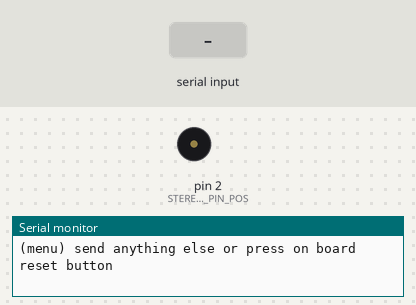
The sketch below on a simulated Arduino Uno, built with avr-gcc and run on an emulated ATmega328P. Parts: buzzer (waves = sounding), the last lines printed to the serial monitor. The test bench sets the inputs (shaded band).

Above: at 1.0 s.
1.1 s: "2" received over Serial
At 1.75 s:
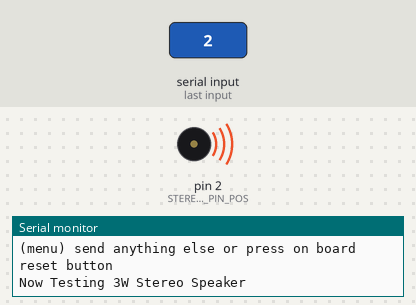
Timing chart, 0 to 10.1 s (numbered marks = the images above; inputs shaded):
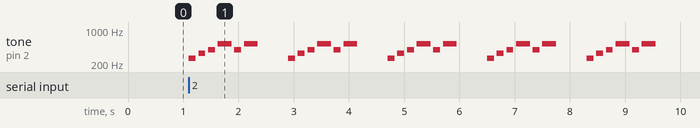

Measured:
- after the input at 1.1 s, tone on pin 2 (STEREOSPEAKER_PIN_POS): silent → 262 Hz at once, then repeats every 1.8 s: silent 0.05 s, 330 Hz 0.13 s, silent 0.05 s, 392 Hz 0.13 s, silent 0.05 s, 523 Hz 0.25 s, silent 0.05 s, 392 Hz 0.13 s, silent 0.05 s, 523 Hz 0.25 s, silent 0.55 s, 262 Hz 0.13 s

The sketch:

mp3.ino
```cpp
// Include Libraries
#include "Arduino.h"
#include "SpeakerStereo3W.h"


// Pin Definitions
#define DFPLAYER_PIN_TX	10
#define DFPLAYER_PIN_RX	11
#define STEREOSPEAKER_PIN_POS	2
#define TMP36_PIN_VOUT	A3


// Global variables and defines
unsigned int StereoSpeakerHoorayLength          = 6;                                                      // amount of notes in melody
unsigned int StereoSpeakerHoorayMelody[]        = {NOTE_C4, NOTE_E4, NOTE_G4, NOTE_C5, NOTE_G4, NOTE_C5}; // list of notes. List length must match HoorayLength!
unsigned int StereoSpeakerHoorayNoteDurations[] = {8      , 8      , 8      , 4      , 8      , 4      }; // note durations; 4 = quarter note, 8 = eighth note, etc. List length must match HoorayLength!
// object initialization
SpeakerStereo3W StereoSpeaker(STEREOSPEAKER_PIN_POS);


// define vars for testing menu
const int timeout = 10000;       //define timeout of 10 sec
char menuOption = 0;
long time0;

// Setup the essentials for your circuit to work. It runs first every time your circuit is powered with electricity.
void setup()
{
    // Setup Serial which is useful for debugging
    // Use the Serial Monitor to view printed messages
    Serial.begin(9600);
    while (!Serial) ; // wait for serial port to connect. Needed for native USB
    Serial.println("start");


    menuOption = menu();

}

// Main logic of your circuit. It defines the interaction between the components you selected. After setup, it runs over and over again, in an eternal loop.
void loop()
{


    if(menuOption == '1')
    {
    // Disclaimer: The DFPlayer - Mini MP3 Player is in testing and/or doesn't have code, therefore it may be buggy. Please be kind and report any bugs you may find.
    }
    else if(menuOption == '2') {
    // 3W Stereo Speaker - Test Code
    // The Speaker will play the Hooray tune
    StereoSpeaker.playMelody(StereoSpeakerHoorayLength, StereoSpeakerHoorayMelody, StereoSpeakerHoorayNoteDurations);
    delay(500);
    }
    else if(menuOption == '3')
    {
    // Disclaimer: The This Analog Temprature Sensor can measure -40 to 150C. It is very percise and doesn't need calibration is in testing and/or doesn't have code, therefore it may be buggy. Please be kind and report any bugs you may find.
    }

    if (millis() - time0 > timeout)
    {
        menuOption = menu();
    }

}


// Menu function for selecting the components to be tested
// Follow serial monitor for instrcutions
char menu()
{

    Serial.println(F("\nWhich component would you like to test?"));
    Serial.println(F("(1) DFPlayer - Mini MP3 Player"));
    Serial.println(F("(2) 3W Stereo Speaker"));
    Serial.println(F("(3) This Analog Temprature Sensor can measure -40 to 150C. It is very percise and doesn't need calibration"));
    Serial.println(F("(menu) send anything else or press on board reset button\n"));
    while (!Serial.available());

    // Read data from serial monitor if received
    while (Serial.available())
    {
        char c = Serial.read();
        if (isAlphaNumeric(c))
        {

            if(c == '1')
    			Serial.println(F("Now Testing DFPlayer - Mini MP3 Player - note that this component doesn't have a test code"));
    		else if(c == '2')
    			Serial.println(F("Now Testing 3W Stereo Speaker"));
    		else if(c == '3')
    			Serial.println(F("Now Testing This Analog Temprature Sensor can measure -40 to 150C. It is very percise and doesn't need calibration - note that this component doesn't have a test code"));
            else
            {
                Serial.println(F("illegal input!"));
                return 0;
            }
            time0 = millis();
            return c;
        }
    }
}
```

Speaker.cpp
```cpp
#include "Speaker.h"
#include "TimerFreeTone.h"

#include <Arduino.h>

// Constructor :
Speaker::Speaker(const int pin) : m_pin(pin)
{

}

void Speaker::tone(unsigned long frequency, unsigned int duration)
{
    TimerFreeTone(m_pin, frequency, duration);
}

void Speaker::playMelody(unsigned int len, unsigned int *melody, unsigned int *noteDurations)
{
  // Based on https://www.arduino.cc/en/Tutorial/toneMelody
  for (int thisNote = 0; thisNote < len; thisNote++) {

	TimerFreeTone(m_pin, melody[thisNote], 1000 / noteDurations[thisNote]);
	delay(50);
  }
}
```

Speaker.h
```cpp
#ifndef _SPEAKER_H_
#define _SPEAKER_H_

/*
  BaseSpeaker is an abstract class used to provide common interace
  an funcionality for different speaker components
  This library contains parts from https://www.arduino.cc/en/Tutorial/toneMelody
 */
class Speaker
{
  public:
    Speaker(const int pin);
    void tone(unsigned long frequency, unsigned int duration);
    // Play a Melody
    // len           - amount of notes in melody
    // melody        - array where each element is the desired note in sequence
    // noteDurations - array where each element defines the duration for the corresponding note in the melody.
    //                 4 = quarter note, 8 = eighth note, etc.
    // both melody and noteDurations must be arrays of length len.
    void playMelody(unsigned int len, unsigned int *notes, unsigned int *durations);

  private:
    int m_pin;
};


/*************************************************
 * https://www.arduino.cc/en/Tutorial/toneMelody
 * Public Constants
 *************************************************/

#define NOTE_B0  31
#define NOTE_C1  33
#define NOTE_CS1 35
#define NOTE_D1  37
#define NOTE_DS1 39
#define NOTE_E1  41
#define NOTE_F1  44
#define NOTE_FS1 46
#define NOTE_G1  49
#define NOTE_GS1 52
#define NOTE_A1  55
#define NOTE_AS1 58
#define NOTE_B1  62
#define NOTE_C2  65
#define NOTE_CS2 69
#define NOTE_D2  73
#define NOTE_DS2 78
#define NOTE_E2  82
#define NOTE_F2  87
#define NOTE_FS2 93
#define NOTE_G2  98
#define NOTE_GS2 104
#define NOTE_A2  110
#define NOTE_AS2 117
#define NOTE_B2  123
#define NOTE_C3  131
#define NOTE_CS3 139
#define NOTE_D3  147
#define NOTE_DS3 156
#define NOTE_E3  165
#define NOTE_F3  175
#define NOTE_FS3 185
#define NOTE_G3  196
#define NOTE_GS3 208
#define NOTE_A3  220
#define NOTE_AS3 233
#define NOTE_B3  247
#define NOTE_C4  262
#define NOTE_CS4 277
#define NOTE_D4  294
#define NOTE_DS4 311
#define NOTE_E4  330
#define NOTE_F4  349
#define NOTE_FS4 370
#define NOTE_G4  392
#define NOTE_GS4 415
#define NOTE_A4  440
#define NOTE_AS4 466
#define NOTE_B4  494
#define NOTE_C5  523
#define NOTE_CS5 554
#define NOTE_D5  587
#define NOTE_DS5 622
#define NOTE_E5  659
#define NOTE_F5  698
#define NOTE_FS5 740
#define NOTE_G5  784
#define NOTE_GS5 831
#define NOTE_A5  880
#define NOTE_AS5 932
#define NOTE_B5  988
#define NOTE_C6  1047
#define NOTE_CS6 1109
#define NOTE_D6  1175
#define NOTE_DS6 1245
#define NOTE_E6  1319
#define NOTE_F6  1397
#define NOTE_FS6 1480
#define NOTE_G6  1568
#define NOTE_GS6 1661
#define NOTE_A6  1760
#define NOTE_AS6 1865
#define NOTE_B6  1976
#define NOTE_C7  2093
#define NOTE_CS7 2217
#define NOTE_D7  2349
#define NOTE_DS7 2489
#define NOTE_E7  2637
#define NOTE_F7  2794
#define NOTE_FS7 2960
#define NOTE_G7  3136
#define NOTE_GS7 3322
#define NOTE_A7  3520
#define NOTE_AS7 3729
#define NOTE_B7  3951
#define NOTE_C8  4186
#define NOTE_CS8 4435
#define NOTE_D8  4699
#define NOTE_DS8 4978

#endif // _SPEAKER_H_
```

SpeakerStereo3W.cpp
```cpp
#include "SpeakerStereo3W.h"

SpeakerStereo3W::SpeakerStereo3W(int pin) : Speaker(pin){

}
```

SpeakerStereo3W.h
```cpp
#ifndef SpeakerStereo3W_H
#define SpeakerStereo3W_H

#include "Speaker.h"

class SpeakerStereo3W : public Speaker  {
  public:
    SpeakerStereo3W(const int pin);
};


#endif //StereoSpeaker_H
```
